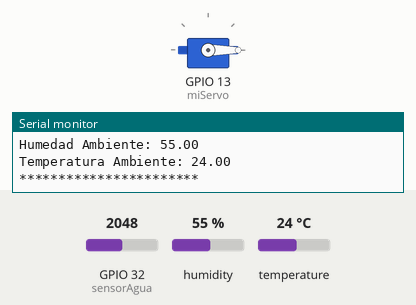
This sketch was run on a simulated ESP32. On the bench: servo, the last lines printed to the serial monitor. Inputs (shaded band) come from the test bench; at power-on: GPIO 32 (sensorAgua) = 2048, humidity 55 %, temperature 24 °C.

Above: at 1.8 s.
1.9 s: GPIO 32 (sensorAgua) set to 520
3.4 s: GPIO 32 (sensorAgua) set to 479
At 5.1 s:
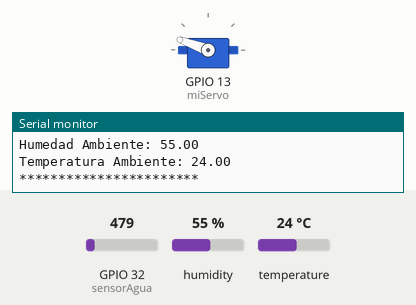
5.7 s: GPIO 32 (sensorAgua) set to 540
At 6.6 s:
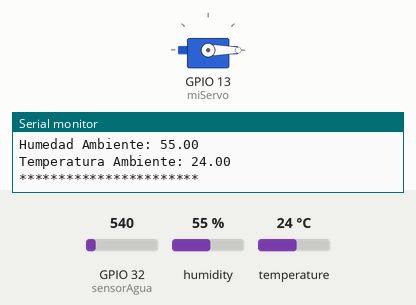
7.8 s: GPIO 32 (sensorAgua) set to 491
At 9.2 s:
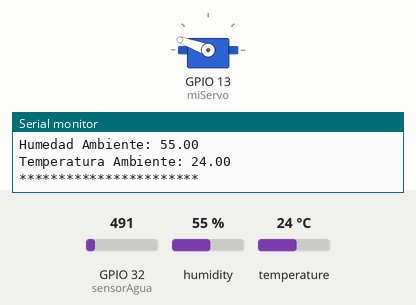
Timing chart, 0 to 10.8 s (numbered marks = the images above; inputs shaded):
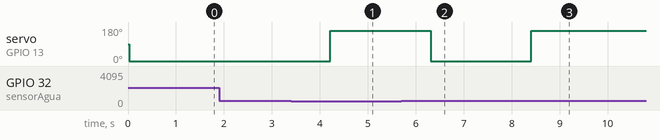

Measured:
- the behaviour switches between 501 and 500 on GPIO 32 (sensorAgua) (found by bisection; images 0 and 1)
- after the input at 3.4 s, servo on GPIO 13 (miServo): 0° → 160° after 0.82 s
- after the input at 5.7 s, servo on GPIO 13 (miServo): 160° → 0° after 0.61 s
- after the input at 7.8 s, servo on GPIO 13 (miServo): 0° → 160° after 0.61 s

The sketch:

Sistema_Secado_Cacao_ESP32.ino
```cpp
#include <ESP32Servo.h>
#include "DHT.h"

#define DHTPIN 25
#define DHTTYPE DHT11
DHT dht(DHTPIN, DHTTYPE);

// Variables
Servo miServo;
int sensorAgua = 32;
int nivelAgua = 0;
float humedadAmbiente = 0;
float tempAmbiente = 0;


void setup() {
  Serial.begin(9600);
  miServo.attach(13);
  dht.begin();
  pinMode(sensorAgua, INPUT);
}

void loop() {

  nivelAgua = analogRead(sensorAgua);
  humedadAmbiente = dht.readHumidity();
  tempAmbiente = dht.readTemperature();

  if(nivelAgua > 500){
    miServo.write(0);
  }
  else{
    miServo.write(160);
  }

  delay(1000);

  Serial.print("Nivel de agua: ");
  Serial.println(nivelAgua);
  Serial.print("Humedad Ambiente: ");
  Serial.println(humedadAmbiente);
  Serial.print("Temperatura Ambiente: ");
  Serial.println(tempAmbiente);
  Serial.println("***********************");


}
```
